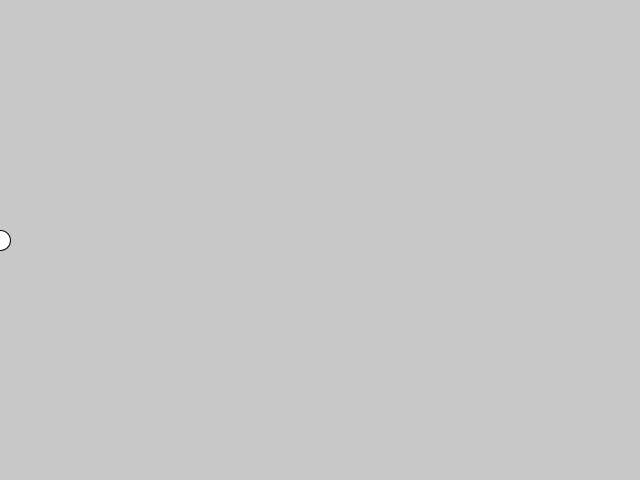
Frame 1 (no input)
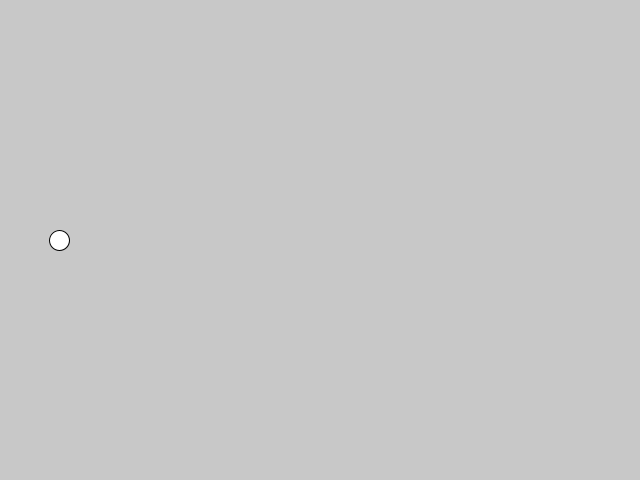
Frame 60 (the mouse pressed at the canvas centre just before this capture)
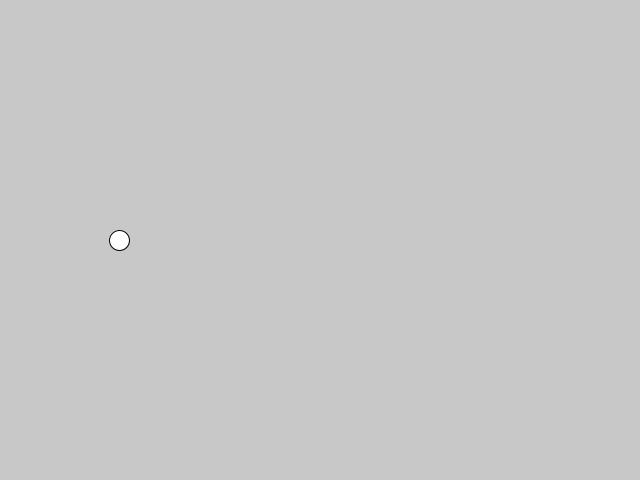
Frame 120 (the mouse held since frame 60 and released just before this capture)

The Processing sketch that drew these frames (run headless with seeded random() and noise(); from frame 60 on, the mouse is pressed at the canvas centre):

// Processing sketch: sketch_150207e
// ── sketch_150207e.pde
int x = 0;
void setup(){
  size(640, 480);
  //strokeWeight(5);
  frameRate(30);
  //noStroke();
}

void draw(){
  background(200);
  ellipse(x, height/2, 20, 20);
  x = x+1;
}
